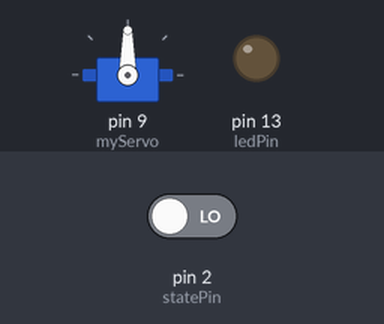
The program below on a simulated Arduino Nano, built with avr-gcc and run on an emulated ATmega328P. Shown: servo, output pins drawn as LEDs (lit = HIGH). The inputs (shaded band) are chosen by the test bench; at power-on: pin 2 (statePin) LOW.

Above: at 1.7 s.
1.8 s: pin 2 (statePin) driven HIGH
At 3.0 s:
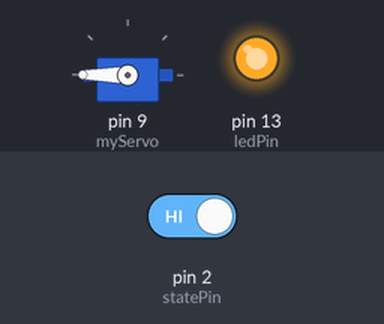
3.3 s: pin 2 (statePin) driven LOW
At 4.1 s:
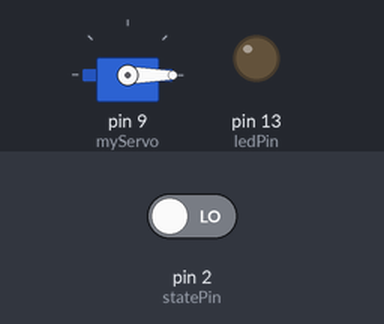
Timing chart, 0 to 6.3 s (numbered marks = the images above; inputs shaded):
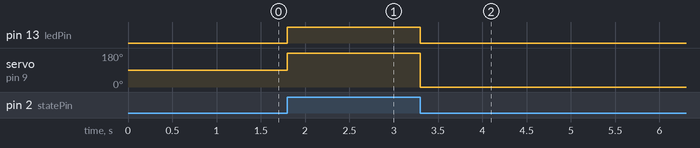

Measured:
- after the input at 1.8 s, pin 13 (ledPin): LOW → HIGH at once; servo on pin 9 (myServo): 90° → 180° at once
- after the input at 3.3 s, pin 13 (ledPin): HIGH → LOW at once; servo on pin 9 (myServo): 180° → 0° at once

The program:

main.cpp
```cpp
#include <Arduino.h>
#include <Servo.h>
#include <SoftwareSerial.h>


const byte ledPin = 13;
const byte switchPin = 3;
const byte rxPin = 10;    // RX pin of HC-05
const byte txPin = 11;    // TX pin of HC-05
const byte statePin = 2;

// updated version

Servo myServo;  // Create a Servo object
int flipper = 180;

SoftwareSerial BTSerial(rxPin, txPin);  // Create a SoftwareSerial object for Bluetooth communication

const int debounceDelay = 50;  // Debounce delay in milliseconds
unsigned long lastDebounceTime = 0;
int lastButtonState = LOW;


void pairing(){
    Serial.println("Sending AT command....");

    //Send AT commands
    //int stateValue = digitalRead(statePin);
    //while(digitalRead(statePin) == LOW){
        BTSerial.write("AT\r\n");
        delay(500);
        Serial.println(BTSerial.readString());
        delay(500);
    //}


    // BTSerial.write("AT+STATE\r\n");
    // delay(500);
    // Serial.println(BTSerial.readString());
    // delay(500);
}

void setup() {
    myServo.attach(9);  // Attach the servo to pin D9
    //myServo.write(90);  // Start at neutral position
    delay(500);

    pinMode(statePin, INPUT);
    pinMode(switchPin, INPUT);
    pinMode(ledPin, OUTPUT);
    pinMode(rxPin, INPUT);
    pinMode(txPin, OUTPUT);

    BTSerial.begin(9600);
    Serial.begin(9600);
    //delay(500);
    //pairing();
    //Serial.println("End of AT command");
    BTSerial.listen();
}

String myWord = "";
bool lock = true;
void loop() {
    //digitalWrite(ledPin, HIGH); // Turn ON LED
    //delay(500);
    if((digitalRead(statePin) == HIGH)  && lock){
        digitalWrite(ledPin, HIGH);
        myServo.write(flipper); // Move to 180 degrees
        // Toggle between 180 and 0
        flipper = 0;
        lock = false;
    }else if((digitalRead(statePin) == LOW) && (!lock)){
        digitalWrite(ledPin, LOW);
        myServo.write(flipper); // Move to 0 degrees
        // Toggle between 180 and 0
        flipper = 180;
        lock = true;
    }
    //flipper = lock ? 180 : 0;
    //myServo.write(flipper);

    // while(BTSerial.available()) {
    // // Bluetooth module is reading data and check for inmyWord

    //     myWord = BTSerial.readString();
    //     Serial.println(myWord);
    //     BTSerial.println("fuck you master");
    // }

   // int pinState = digitalRead(switchPin);

/*
    // If the button state has changed, reset the debounce timer
    if (pinState != lastButtonState) {
        lastDebounceTime = millis(); } // Set the timer to the current time
        */


/*
if ((millis() - lastDebounceTime) > debounceDelay) {
    if(pinState == HIGH){
        digitalWrite(ledPin, HIGH);
        myServo.write(flipper); // Move to 180 degrees
        delay(1000);
        // Toggle between 180 and 0
        flipper = (flipper == 180) ? 0 : 180;
    } else{
        digitalWrite(ledPin, LOW);
    }
}
lastButtonState = pinState;
*/


// if(myWord.equals("GO")){
//     digitalWrite(ledPin, HIGH); // Turn ON LED
//     delay(500);               // Wait for 1 second

//     myServo.write(flipper); // Move to 180 degrees
//     Serial.println("testing");
//     delay(1000);
//     // Toggle between 180 and 0
//     flipper = (flipper == 180) ? 0 : 180;
//     myWord = "";
// }else{
//     digitalWrite(ledPin, LOW);
// }

}
```
